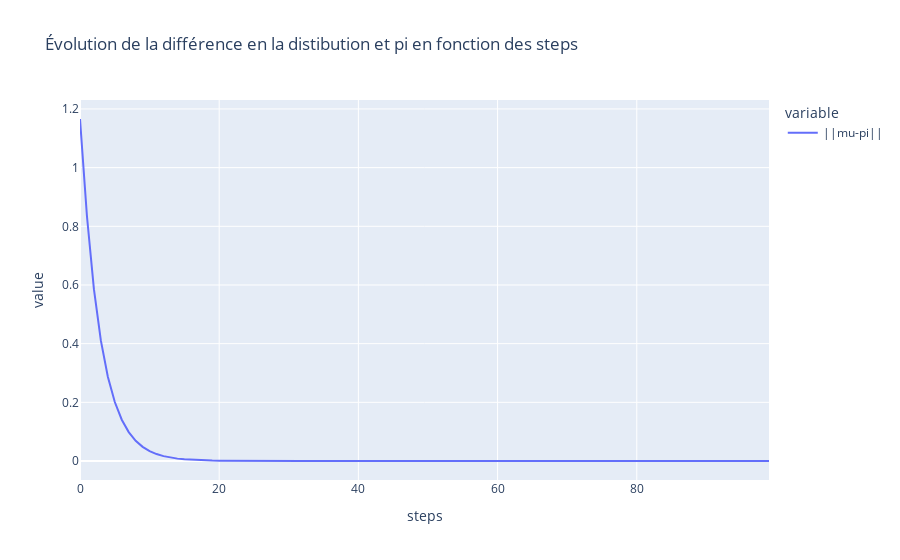

The notebook cell this image was saved under:
### Markdown cell above
On remarque que $\mu_{n}(i)$ converge très rapidement vers $\pi$. Le régime transitoire dure un peut moins de 20 steps puis le régime est stationnaire avec $\mu = \pi$

### Code cell
workflow_2.plot_norm_difference()

### Figure 1 — Plotly figure (JSON) as saved in the notebook; plotly's stock layout.template omitted (floating-point values rounded to 4 significant figures)
{"data": [{"hovertemplate": "variable=||mu-pi||<br>index=%{x}<br>value=%{y}<extra></extra>", "legendgroup": "||mu-pi||", "line": {"color": "#636efa", "dash": "solid"}, "marker": {"symbol": "circle"}, "mode": "lines", "name": "||mu-pi||", "orientation": "v", "showlegend": true, "type": "scatter", "x": [0, 1, 2, 3, 4, 5, 6, 7, 8, 9, 10, 11, 12, 13, 14, 15, 16, 17, 18, 19, 20, 21, 22, 23, 24, 25, 26, 27, 28, 29, 30, 31, 32, 33, 34, 35, 36, 37, 38, 39, 40, 41, 42, 43, 44, 45, 46, 47, 48, 49, 50, 51, 52, 53, 54, 55, 56, 57, 58, 59, 60, 61, 62, 63, 64, 65, 66, 67, 68, 69, 70, 71, 72, 73, 74, 75, 76, 77, 78, 79, 80, 81, 82, 83, 84, 85, 86, 87, 88, 89, 90, 91, 92, 93, 94, 95, 96, 97, 98, 99], "xaxis": "x", "y": [1.166, 0.8342, 0.5858, 0.4102, 0.2872, 0.201, 0.1407, 0.0985, 0.06895, 0.04827, 0.03379, 0.02365, 0.01656, 0.01159, 0.008112, 0.005678, 0.003975, 0.002782, 0.001948, 0.001363, 0.0009544, 0.0006681, 0.0004676, 0.0003274, 0.0002291, 0.0001604, 0.0001123, 7.86e-05, 5.502e-05, 3.851e-05, 2.696e-05, 1.887e-05, 1.321e-05, 9.247e-06, 6.473e-06, 4.531e-06, 3.172e-06, 2.22e-06, 1.554e-06, 1.088e-06, 7.615e-07, 5.331e-07, 3.731e-07, 2.612e-07, 1.828e-07, 1.28e-07, 8.959e-08, 6.271e-08, 4.39e-08, 3.073e-08, 2.151e-08, 1.506e-08, 1.054e-08, 7.378e-09, 5.165e-09, 3.615e-09, 2.531e-09, 1.772e-09, 1.24e-09, 8.68e-10, 6.076e-10, 4.253e-10, 2.977e-10, 2.084e-10, 1.459e-10, 1.021e-10, 7.149e-11, 5.004e-11, 3.503e-11, 2.452e-11, 1.716e-11, 1.202e-11, 8.41e-12, 5.887e-12, 4.121e-12, 2.885e-12, 2.019e-12, 1.414e-12, 9.896e-13, 6.927e-13, 4.849e-13, 3.395e-13, 2.376e-13, 1.664e-13, 1.164e-13, 8.155e-14, 5.712e-14, 4.002e-14, 2.803e-14, 1.971e-14, 1.382e-14, 9.714e-15, 6.828e-15, 4.829e-15, 3.386e-15, 2.387e-15, 1.61e-15, 1.166e-15, 8.327e-16, 6.106e-16], "yaxis": "y"}], "layout": {"legend": {"title": {"text": "variable"}, "tracegroupgap": 0}, "title": {"text": "Évolution de la différence en la distibution et pi en fonction des steps"}, "xaxis": {"anchor": "y", "domain": [0, 1], "title": {"text": "steps"}}, "yaxis": {"anchor": "x", "domain": [0, 1], "title": {"text": "value"}}}}
